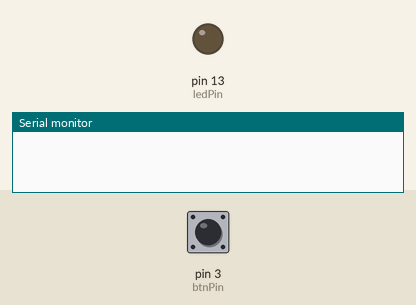
Simulated run of this sketch. Board: Arduino Uno, built with avr-gcc and run on an emulated ATmega328P. Parts: output pins drawn as LEDs (lit = HIGH), the last lines printed to the serial monitor. The inputs (shaded band) are chosen by the test bench; at power-on: pin 3 (btnPin) HIGH.

Above: at 1.2 s.
1.3 s: pin 3 (btnPin) pulled LOW for 0.15 s
At 2.4 s:
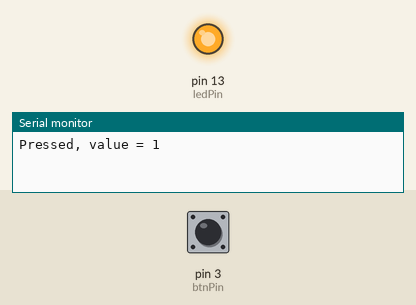
2.9 s: pin 3 (btnPin) pulled LOW for 1 s
At 3.6 s:
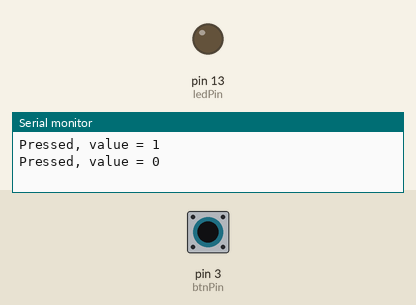
5.4 s: pin 3 (btnPin) pulled LOW for 3.2 s
At 6.7 s:
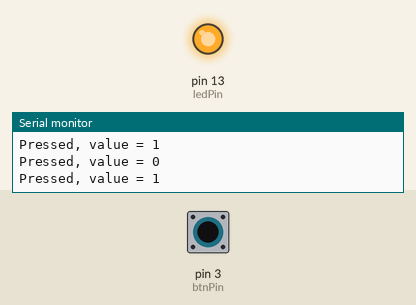
Timing chart, 0 to 8.4 s (numbered marks = the images above; inputs shaded):
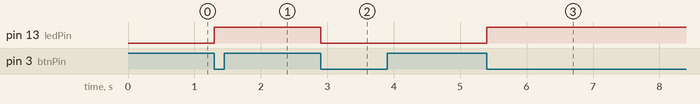

Measured:
- after the input at 1.3 s, pin 13 (ledPin): LOW → HIGH at once
- after the input at 2.9 s, pin 13 (ledPin): HIGH → LOW at once
- after the input at 5.4 s, pin 13 (ledPin): LOW → HIGH at once

The sketch:

Toggle.ino
```cpp
int ledPin = 13;
int ledState = LOW;

int btnPin = 3;


void Blink()
{
  ledState = !ledState;
  digitalWrite(ledPin, ledState);
  Serial.println("Pressed, value = " + String(ledState));
}


void setup()
{
  pinMode(ledPin, OUTPUT);
  pinMode(btnPin, INPUT_PULLUP);
  attachInterrupt(digitalPinToInterrupt(btnPin), Blink, FALLING);
  Serial.begin(9600);
}


void loop()
{

}
```
